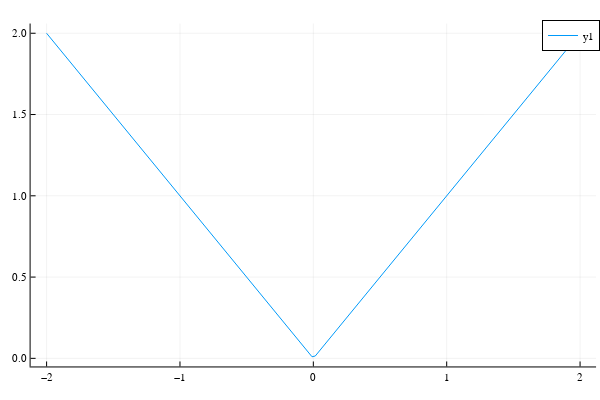

Here is the notebook cell this chart was saved with:
### Code cell
plot(g(x),-2,2)

### Figure 1 — Plotly figure (JSON) as saved in the notebook; plotly's stock layout.template omitted (floating-point values rounded to 4 significant figures)
{"data": [{"colorbar": {"title": ""}, "legendgroup": "y1", "line": {"color": "rgba(0, 154, 250, 1.000)", "dash": "solid", "shape": "linear", "width": 1}, "mode": "lines", "name": "y1", "showlegend": true, "type": "scatter", "x": [-2, -1.961, -1.6, -1.383, -1.199, -0.9998, -0.816, -0.619, -0.3907, -0.2892, -0.1878, -0.1433, -0.09883, -0.05435, -0.009871, 0.01438, 0.03862, 0.06287, 0.08711, 0.1356, 0.1841, 0.2817, 0.3792, 0.595, 0.8002, 1.014, 1.193, 1.413, 1.619, 1.949, 2], "xaxis": "x", "y": [2, 1.961, 1.6, 1.383, 1.199, 0.9998, 0.816, 0.619, 0.3907, 0.2892, 0.1878, 0.1433, 0.09883, 0.05435, 0.009871, 0.01438, 0.03862, 0.06287, 0.08711, 0.1356, 0.1841, 0.2817, 0.3792, 0.595, 0.8002, 1.014, 1.193, 1.413, 1.619, 1.949, 2], "yaxis": "y", "zmax": null, "zmin": null}], "layout": {"annotations": [], "height": 400, "legend": {"bgcolor": "rgba(255, 255, 255, 1.000)", "bordercolor": "rgba(0, 0, 0, 1.000)", "borderwidth": 1, "font": {"color": "rgba(0, 0, 0, 1.000)", "family": "sans-serif", "size": 11}, "tracegroupgap": 0, "traceorder": "normal", "x": 1, "xanchor": "auto", "y": 1, "yanchor": "auto"}, "margin": {"b": 20, "l": 0, "r": 0, "t": 20}, "paper_bgcolor": "rgba(255, 255, 255, 1.000)", "plot_bgcolor": "rgba(255, 255, 255, 1.000)", "showlegend": true, "width": 600, "xaxis": {"anchor": "y", "domain": [0.05101, 0.9934], "gridcolor": "rgba(0, 0, 0, 0.100)", "gridwidth": 0.5, "linecolor": "rgba(0, 0, 0, 1.000)", "mirror": false, "range": [-2.12, 2.12], "showgrid": true, "showline": true, "showticklabels": true, "tickangle": 0, "tickcolor": "rgb(0, 0, 0)", "tickfont": {"color": "rgba(0, 0, 0, 1.000)", "family": "sans-serif", "size": 11}, "tickmode": "array", "ticks": "inside", "ticktext": ["−2", "−1", "0", "1", "2"], "tickvals": [-2, -1, 0, 1, 2], "title": "", "titlefont": {"color": "rgba(0, 0, 0, 1.000)", "family": "sans-serif", "size": 15}, "type": "-", "visible": true, "zeroline": false, "zerolinecolor": "rgba(0, 0, 0, 1.000)"}, "yaxis": {"anchor": "x", "domain": [0.03762, 0.9902], "gridcolor": "rgba(0, 0, 0, 0.100)", "gridwidth": 0.5, "linecolor": "rgba(0, 0, 0, 1.000)", "mirror": false, "range": [-0.04983, 2.06], "showgrid": true, "showline": true, "showticklabels": true, "tickangle": 0, "tickcolor": "rgb(0, 0, 0)", "tickfont": {"color": "rgba(0, 0, 0, 1.000)", "family": "sans-serif", "size": 11}, "tickmode": "array", "ticks": "inside", "ticktext": ["0.0", "0.5", "1.0", "1.5", "2.0"], "tickvals": [0, 0.5, 1, 1.5, 2], "title": "", "titlefont": {"color": "rgba(0, 0, 0, 1.000)", "family": "sans-serif", "size": 15}, "type": "-", "visible": true, "zeroline": false, "zerolinecolor": "rgba(0, 0, 0, 1.000)"}}}
